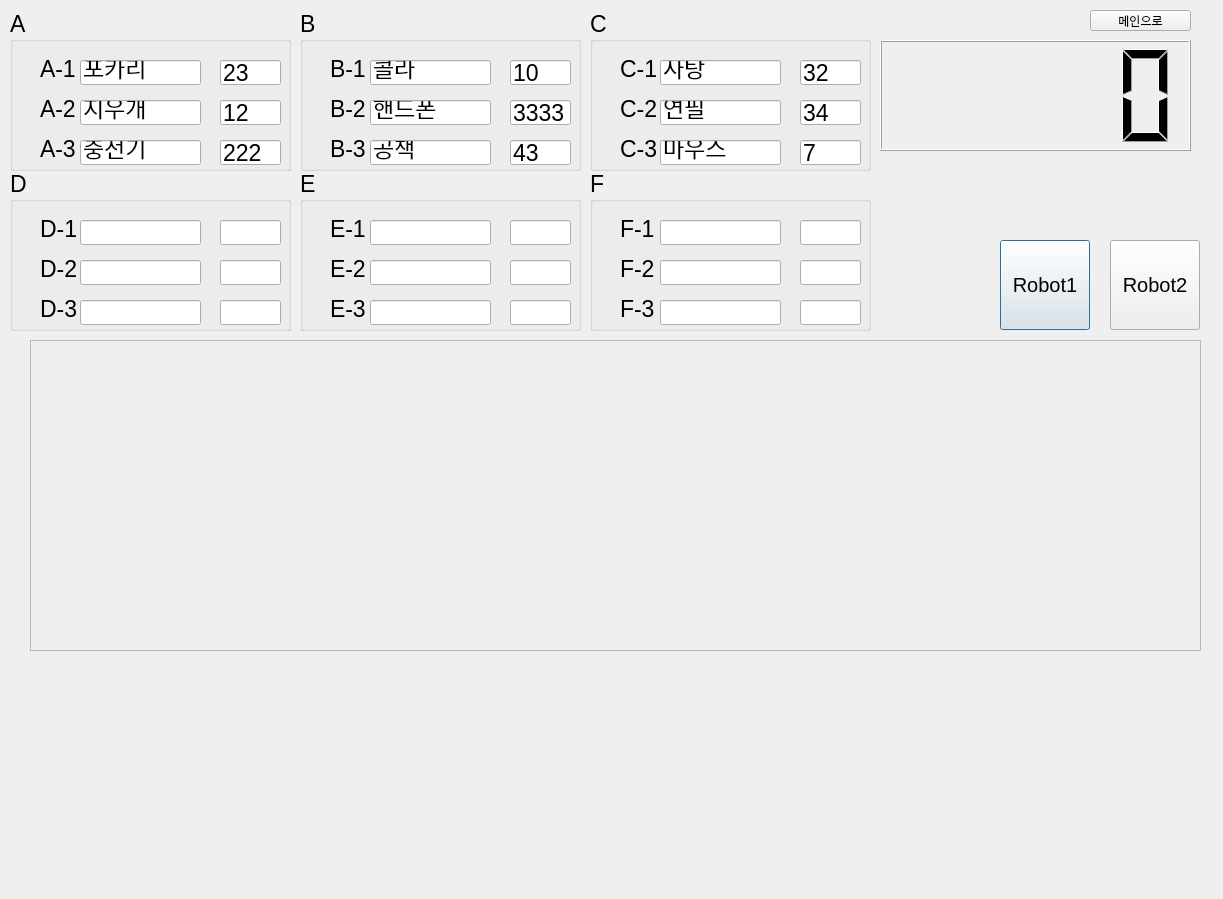
<?xml version="1.0" encoding="UTF-8"?>
<ui version="4.0">
 <class>Dialog</class>
 <widget class="QDialog" name="Dialog">
  <property name="geometry">
   <rect>
    <x>0</x>
    <y>0</y>
    <width>1223</width>
    <height>899</height>
   </rect>
  </property>
  <property name="windowTitle">
   <string>Dialog</string>
  </property>
  <widget class="QGroupBox" name="groupBox">
   <property name="geometry">
    <rect>
     <x>10</x>
     <y>10</y>
     <width>281</width>
     <height>161</height>
    </rect>
   </property>
   <property name="font">
    <font>
     <pointsize>17</pointsize>
    </font>
   </property>
   <property name="title">
    <string>A</string>
   </property>
   <widget class="QLineEdit" name="Item_A3">
    <property name="geometry">
     <rect>
      <x>70</x>
      <y>130</y>
      <width>121</width>
      <height>25</height>
     </rect>
    </property>
    <property name="text">
     <string>충전기</string>
    </property>
   </widget>
   <widget class="QLineEdit" name="Num_A1">
    <property name="geometry">
     <rect>
      <x>210</x>
      <y>50</y>
      <width>61</width>
      <height>25</height>
     </rect>
    </property>
    <property name="text">
     <string>23</string>
    </property>
   </widget>
   <widget class="QLineEdit" name="Num_A3">
    <property name="geometry">
     <rect>
      <x>210</x>
      <y>130</y>
      <width>61</width>
      <height>25</height>
     </rect>
    </property>
    <property name="text">
     <string>222</string>
    </property>
   </widget>
   <widget class="QLabel" name="Floor_A2">
    <property name="geometry">
     <rect>
      <x>30</x>
      <y>90</y>
      <width>41</width>
      <height>17</height>
     </rect>
    </property>
    <property name="font">
     <font>
      <pointsize>17</pointsize>
     </font>
    </property>
    <property name="text">
     <string>A-2</string>
    </property>
   </widget>
   <widget class="QLabel" name="Floor_A3">
    <property name="geometry">
     <rect>
      <x>30</x>
      <y>130</y>
      <width>41</width>
      <height>17</height>
     </rect>
    </property>
    <property name="font">
     <font>
      <pointsize>17</pointsize>
     </font>
    </property>
    <property name="text">
     <string>A-3</string>
    </property>
   </widget>
   <widget class="QLineEdit" name="Num_A2">
    <property name="geometry">
     <rect>
      <x>210</x>
      <y>90</y>
      <width>61</width>
      <height>25</height>
     </rect>
    </property>
    <property name="text">
     <string>12</string>
    </property>
   </widget>
   <widget class="QLineEdit" name="Item_A1">
    <property name="geometry">
     <rect>
      <x>70</x>
      <y>50</y>
      <width>121</width>
      <height>25</height>
     </rect>
    </property>
    <property name="text">
     <string>포카리</string>
    </property>
   </widget>
   <widget class="QLabel" name="Floor_A1">
    <property name="geometry">
     <rect>
      <x>30</x>
      <y>50</y>
      <width>41</width>
      <height>17</height>
     </rect>
    </property>
    <property name="font">
     <font>
      <pointsize>17</pointsize>
     </font>
    </property>
    <property name="text">
     <string>A-1</string>
    </property>
   </widget>
   <widget class="QLineEdit" name="Item_A2">
    <property name="geometry">
     <rect>
      <x>70</x>
      <y>90</y>
      <width>121</width>
      <height>25</height>
     </rect>
    </property>
    <property name="text">
     <string>지우개</string>
    </property>
   </widget>
  </widget>
  <widget class="QGroupBox" name="groupBox_2">
   <property name="geometry">
    <rect>
     <x>300</x>
     <y>10</y>
     <width>281</width>
     <height>161</height>
    </rect>
   </property>
   <property name="font">
    <font>
     <pointsize>17</pointsize>
    </font>
   </property>
   <property name="title">
    <string>B</string>
   </property>
   <widget class="QLineEdit" name="Item_B3">
    <property name="geometry">
     <rect>
      <x>70</x>
      <y>130</y>
      <width>121</width>
      <height>25</height>
     </rect>
    </property>
    <property name="text">
     <string>공책</string>
    </property>
   </widget>
   <widget class="QLineEdit" name="Num_B1">
    <property name="geometry">
     <rect>
      <x>210</x>
      <y>50</y>
      <width>61</width>
      <height>25</height>
     </rect>
    </property>
    <property name="text">
     <string>10</string>
    </property>
   </widget>
   <widget class="QLineEdit" name="Num_B3">
    <property name="geometry">
     <rect>
      <x>210</x>
      <y>130</y>
      <width>61</width>
      <height>25</height>
     </rect>
    </property>
    <property name="text">
     <string>43</string>
    </property>
   </widget>
   <widget class="QLabel" name="Floor_B2">
    <property name="geometry">
     <rect>
      <x>30</x>
      <y>90</y>
      <width>41</width>
      <height>17</height>
     </rect>
    </property>
    <property name="font">
     <font>
      <pointsize>17</pointsize>
     </font>
    </property>
    <property name="text">
     <string>B-2</string>
    </property>
   </widget>
   <widget class="QLabel" name="Floor_B3">
    <property name="geometry">
     <rect>
      <x>30</x>
      <y>130</y>
      <width>41</width>
      <height>17</height>
     </rect>
    </property>
    <property name="font">
     <font>
      <pointsize>17</pointsize>
     </font>
    </property>
    <property name="text">
     <string>B-3</string>
    </property>
   </widget>
   <widget class="QLineEdit" name="Num_B2">
    <property name="geometry">
     <rect>
      <x>210</x>
      <y>90</y>
      <width>61</width>
      <height>25</height>
     </rect>
    </property>
    <property name="text">
     <string>3333</string>
    </property>
   </widget>
   <widget class="QLineEdit" name="Item_B1">
    <property name="geometry">
     <rect>
      <x>70</x>
      <y>50</y>
      <width>121</width>
      <height>25</height>
     </rect>
    </property>
    <property name="text">
     <string>콜라</string>
    </property>
   </widget>
   <widget class="QLabel" name="Floor_B1">
    <property name="geometry">
     <rect>
      <x>30</x>
      <y>50</y>
      <width>41</width>
      <height>17</height>
     </rect>
    </property>
    <property name="font">
     <font>
      <pointsize>17</pointsize>
     </font>
    </property>
    <property name="text">
     <string>B-1</string>
    </property>
   </widget>
   <widget class="QLineEdit" name="Item_B2">
    <property name="geometry">
     <rect>
      <x>70</x>
      <y>90</y>
      <width>121</width>
      <height>25</height>
     </rect>
    </property>
    <property name="text">
     <string>핸드폰</string>
    </property>
   </widget>
  </widget>
  <widget class="QGroupBox" name="groupBox_3">
   <property name="geometry">
    <rect>
     <x>590</x>
     <y>10</y>
     <width>281</width>
     <height>161</height>
    </rect>
   </property>
   <property name="font">
    <font>
     <pointsize>17</pointsize>
    </font>
   </property>
   <property name="title">
    <string>C</string>
   </property>
   <widget class="QLineEdit" name="Item_C3">
    <property name="geometry">
     <rect>
      <x>70</x>
      <y>130</y>
      <width>121</width>
      <height>25</height>
     </rect>
    </property>
    <property name="text">
     <string>마우스</string>
    </property>
   </widget>
   <widget class="QLineEdit" name="Num_C1">
    <property name="geometry">
     <rect>
      <x>210</x>
      <y>50</y>
      <width>61</width>
      <height>25</height>
     </rect>
    </property>
    <property name="text">
     <string>32</string>
    </property>
   </widget>
   <widget class="QLineEdit" name="Num_C3">
    <property name="geometry">
     <rect>
      <x>210</x>
      <y>130</y>
      <width>61</width>
      <height>25</height>
     </rect>
    </property>
    <property name="text">
     <string>7</string>
    </property>
   </widget>
   <widget class="QLabel" name="Floor_C2">
    <property name="geometry">
     <rect>
      <x>30</x>
      <y>90</y>
      <width>41</width>
      <height>17</height>
     </rect>
    </property>
    <property name="font">
     <font>
      <pointsize>17</pointsize>
     </font>
    </property>
    <property name="text">
     <string>C-2</string>
    </property>
   </widget>
   <widget class="QLabel" name="Floor_C3">
    <property name="geometry">
     <rect>
      <x>30</x>
      <y>130</y>
      <width>41</width>
      <height>17</height>
     </rect>
    </property>
    <property name="font">
     <font>
      <pointsize>17</pointsize>
     </font>
    </property>
    <property name="text">
     <string>C-3</string>
    </property>
   </widget>
   <widget class="QLineEdit" name="Num_C2">
    <property name="geometry">
     <rect>
      <x>210</x>
      <y>90</y>
      <width>61</width>
      <height>25</height>
     </rect>
    </property>
    <property name="text">
     <string>34</string>
    </property>
   </widget>
   <widget class="QLineEdit" name="Item_C1">
    <property name="geometry">
     <rect>
      <x>70</x>
      <y>50</y>
      <width>121</width>
      <height>25</height>
     </rect>
    </property>
    <property name="text">
     <string>사탕</string>
    </property>
   </widget>
   <widget class="QLabel" name="Floor_C1">
    <property name="geometry">
     <rect>
      <x>30</x>
      <y>50</y>
      <width>41</width>
      <height>17</height>
     </rect>
    </property>
    <property name="font">
     <font>
      <pointsize>17</pointsize>
     </font>
    </property>
    <property name="text">
     <string>C-1</string>
    </property>
   </widget>
   <widget class="QLineEdit" name="Item_C2">
    <property name="geometry">
     <rect>
      <x>70</x>
      <y>90</y>
      <width>121</width>
      <height>25</height>
     </rect>
    </property>
    <property name="text">
     <string>연필</string>
    </property>
   </widget>
  </widget>
  <widget class="QGroupBox" name="groupBox_6">
   <property name="geometry">
    <rect>
     <x>590</x>
     <y>170</y>
     <width>281</width>
     <height>161</height>
    </rect>
   </property>
   <property name="font">
    <font>
     <pointsize>17</pointsize>
    </font>
   </property>
   <property name="title">
    <string>F</string>
   </property>
   <widget class="QLineEdit" name="Item_F3">
    <property name="geometry">
     <rect>
      <x>70</x>
      <y>130</y>
      <width>121</width>
      <height>25</height>
     </rect>
    </property>
   </widget>
   <widget class="QLineEdit" name="Num_F1">
    <property name="geometry">
     <rect>
      <x>210</x>
      <y>50</y>
      <width>61</width>
      <height>25</height>
     </rect>
    </property>
   </widget>
   <widget class="QLineEdit" name="Num_F3">
    <property name="geometry">
     <rect>
      <x>210</x>
      <y>130</y>
      <width>61</width>
      <height>25</height>
     </rect>
    </property>
   </widget>
   <widget class="QLabel" name="Floor_F2">
    <property name="geometry">
     <rect>
      <x>30</x>
      <y>90</y>
      <width>41</width>
      <height>17</height>
     </rect>
    </property>
    <property name="font">
     <font>
      <pointsize>17</pointsize>
     </font>
    </property>
    <property name="text">
     <string>F-2</string>
    </property>
   </widget>
   <widget class="QLabel" name="Floor_F3">
    <property name="geometry">
     <rect>
      <x>30</x>
      <y>130</y>
      <width>41</width>
      <height>17</height>
     </rect>
    </property>
    <property name="font">
     <font>
      <pointsize>17</pointsize>
     </font>
    </property>
    <property name="text">
     <string>F-3</string>
    </property>
   </widget>
   <widget class="QLineEdit" name="Num_F2">
    <property name="geometry">
     <rect>
      <x>210</x>
      <y>90</y>
      <width>61</width>
      <height>25</height>
     </rect>
    </property>
   </widget>
   <widget class="QLineEdit" name="Item_F1">
    <property name="geometry">
     <rect>
      <x>70</x>
      <y>50</y>
      <width>121</width>
      <height>25</height>
     </rect>
    </property>
   </widget>
   <widget class="QLabel" name="Floor_F1">
    <property name="geometry">
     <rect>
      <x>30</x>
      <y>50</y>
      <width>41</width>
      <height>17</height>
     </rect>
    </property>
    <property name="font">
     <font>
      <pointsize>17</pointsize>
     </font>
    </property>
    <property name="text">
     <string>F-1</string>
    </property>
   </widget>
   <widget class="QLineEdit" name="Item_F2">
    <property name="geometry">
     <rect>
      <x>70</x>
      <y>90</y>
      <width>121</width>
      <height>25</height>
     </rect>
    </property>
   </widget>
  </widget>
  <widget class="QGroupBox" name="groupBox_4">
   <property name="geometry">
    <rect>
     <x>300</x>
     <y>170</y>
     <width>281</width>
     <height>161</height>
    </rect>
   </property>
   <property name="font">
    <font>
     <pointsize>17</pointsize>
    </font>
   </property>
   <property name="title">
    <string>E</string>
   </property>
   <widget class="QLineEdit" name="Item_E3">
    <property name="geometry">
     <rect>
      <x>70</x>
      <y>130</y>
      <width>121</width>
      <height>25</height>
     </rect>
    </property>
   </widget>
   <widget class="QLineEdit" name="Num_E1">
    <property name="geometry">
     <rect>
      <x>210</x>
      <y>50</y>
      <width>61</width>
      <height>25</height>
     </rect>
    </property>
   </widget>
   <widget class="QLineEdit" name="Num_E3">
    <property name="geometry">
     <rect>
      <x>210</x>
      <y>130</y>
      <width>61</width>
      <height>25</height>
     </rect>
    </property>
   </widget>
   <widget class="QLabel" name="Floor_E2">
    <property name="geometry">
     <rect>
      <x>30</x>
      <y>90</y>
      <width>41</width>
      <height>17</height>
     </rect>
    </property>
    <property name="font">
     <font>
      <pointsize>17</pointsize>
     </font>
    </property>
    <property name="text">
     <string>E-2</string>
    </property>
   </widget>
   <widget class="QLabel" name="Floor_E3">
    <property name="geometry">
     <rect>
      <x>30</x>
      <y>130</y>
      <width>41</width>
      <height>17</height>
     </rect>
    </property>
    <property name="font">
     <font>
      <pointsize>17</pointsize>
     </font>
    </property>
    <property name="text">
     <string>E-3</string>
    </property>
   </widget>
   <widget class="QLineEdit" name="Num_E2">
    <property name="geometry">
     <rect>
      <x>210</x>
      <y>90</y>
      <width>61</width>
      <height>25</height>
     </rect>
    </property>
   </widget>
   <widget class="QLineEdit" name="Item_E1">
    <property name="geometry">
     <rect>
      <x>70</x>
      <y>50</y>
      <width>121</width>
      <height>25</height>
     </rect>
    </property>
   </widget>
   <widget class="QLabel" name="Floor_E1">
    <property name="geometry">
     <rect>
      <x>30</x>
      <y>50</y>
      <width>41</width>
      <height>17</height>
     </rect>
    </property>
    <property name="font">
     <font>
      <pointsize>17</pointsize>
     </font>
    </property>
    <property name="text">
     <string>E-1</string>
    </property>
   </widget>
   <widget class="QLineEdit" name="Item_E2">
    <property name="geometry">
     <rect>
      <x>70</x>
      <y>90</y>
      <width>121</width>
      <height>25</height>
     </rect>
    </property>
   </widget>
  </widget>
  <widget class="QGroupBox" name="groupBox_5">
   <property name="geometry">
    <rect>
     <x>10</x>
     <y>170</y>
     <width>281</width>
     <height>161</height>
    </rect>
   </property>
   <property name="font">
    <font>
     <pointsize>17</pointsize>
    </font>
   </property>
   <property name="title">
    <string>D</string>
   </property>
   <widget class="QLineEdit" name="Item_D3">
    <property name="geometry">
     <rect>
      <x>70</x>
      <y>130</y>
      <width>121</width>
      <height>25</height>
     </rect>
    </property>
   </widget>
   <widget class="QLineEdit" name="Num_D1">
    <property name="geometry">
     <rect>
      <x>210</x>
      <y>50</y>
      <width>61</width>
      <height>25</height>
     </rect>
    </property>
   </widget>
   <widget class="QLineEdit" name="Num_D3">
    <property name="geometry">
     <rect>
      <x>210</x>
      <y>130</y>
      <width>61</width>
      <height>25</height>
     </rect>
    </property>
   </widget>
   <widget class="QLabel" name="Floor_D2">
    <property name="geometry">
     <rect>
      <x>30</x>
      <y>90</y>
      <width>41</width>
      <height>17</height>
     </rect>
    </property>
    <property name="font">
     <font>
      <pointsize>17</pointsize>
     </font>
    </property>
    <property name="text">
     <string>D-2</string>
    </property>
   </widget>
   <widget class="QLabel" name="Floor_D3">
    <property name="geometry">
     <rect>
      <x>30</x>
      <y>130</y>
      <width>41</width>
      <height>17</height>
     </rect>
    </property>
    <property name="font">
     <font>
      <pointsize>17</pointsize>
     </font>
    </property>
    <property name="text">
     <string>D-3</string>
    </property>
   </widget>
   <widget class="QLineEdit" name="Num_D2">
    <property name="geometry">
     <rect>
      <x>210</x>
      <y>90</y>
      <width>61</width>
      <height>25</height>
     </rect>
    </property>
   </widget>
   <widget class="QLineEdit" name="Item_D1">
    <property name="geometry">
     <rect>
      <x>70</x>
      <y>50</y>
      <width>121</width>
      <height>25</height>
     </rect>
    </property>
   </widget>
   <widget class="QLabel" name="Floor_D1">
    <property name="geometry">
     <rect>
      <x>30</x>
      <y>50</y>
      <width>41</width>
      <height>17</height>
     </rect>
    </property>
    <property name="font">
     <font>
      <pointsize>17</pointsize>
     </font>
    </property>
    <property name="text">
     <string>D-1</string>
    </property>
   </widget>
   <widget class="QLineEdit" name="Item_D2">
    <property name="geometry">
     <rect>
      <x>70</x>
      <y>90</y>
      <width>121</width>
      <height>25</height>
     </rect>
    </property>
   </widget>
  </widget>
  <widget class="QPushButton" name="btn_robot1">
   <property name="geometry">
    <rect>
     <x>1000</x>
     <y>240</y>
     <width>90</width>
     <height>90</height>
    </rect>
   </property>
   <property name="font">
    <font>
     <pointsize>15</pointsize>
    </font>
   </property>
   <property name="text">
    <string>Robot1</string>
   </property>
  </widget>
  <widget class="QPushButton" name="btn_robot2">
   <property name="geometry">
    <rect>
     <x>1110</x>
     <y>240</y>
     <width>90</width>
     <height>90</height>
    </rect>
   </property>
   <property name="font">
    <font>
     <pointsize>15</pointsize>
    </font>
   </property>
   <property name="text">
    <string>Robot2</string>
   </property>
  </widget>
  <widget class="QFrame" name="frame">
   <property name="geometry">
    <rect>
     <x>30</x>
     <y>340</y>
     <width>1171</width>
     <height>311</height>
    </rect>
   </property>
   <property name="frameShape">
    <enum>QFrame::StyledPanel</enum>
   </property>
   <property name="frameShadow">
    <enum>QFrame::Raised</enum>
   </property>
  </widget>
  <widget class="QLCDNumber" name="lcdTimer">
   <property name="geometry">
    <rect>
     <x>880</x>
     <y>40</y>
     <width>311</width>
     <height>111</height>
    </rect>
   </property>
  </widget>
  <widget class="QPushButton" name="mainButton_2">
   <property name="geometry">
    <rect>
     <x>1090</x>
     <y>10</y>
     <width>101</width>
     <height>21</height>
    </rect>
   </property>
   <property name="text">
    <string>메인으로</string>
   </property>
  </widget>
 </widget>
 <resources/>
 <connections/>
</ui>
